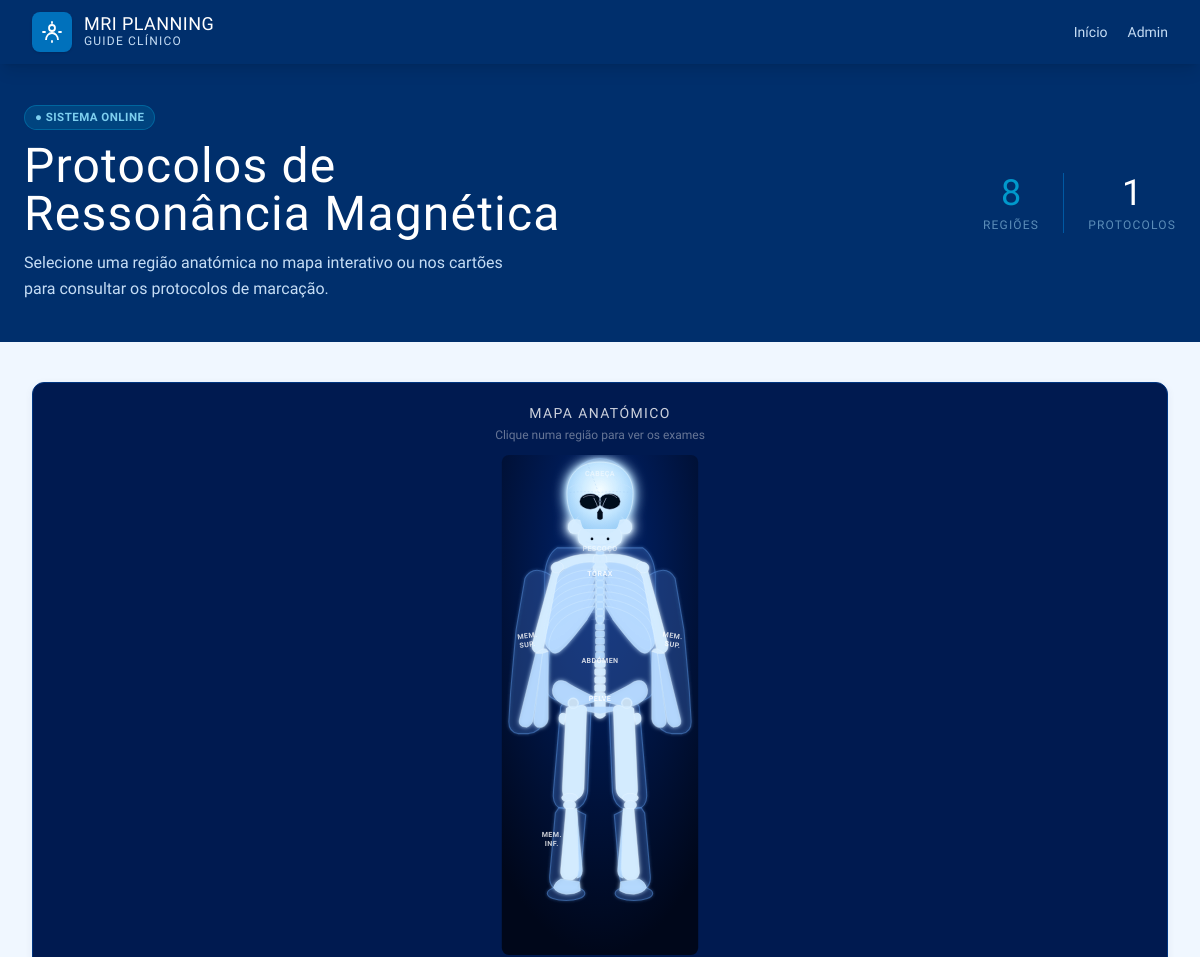
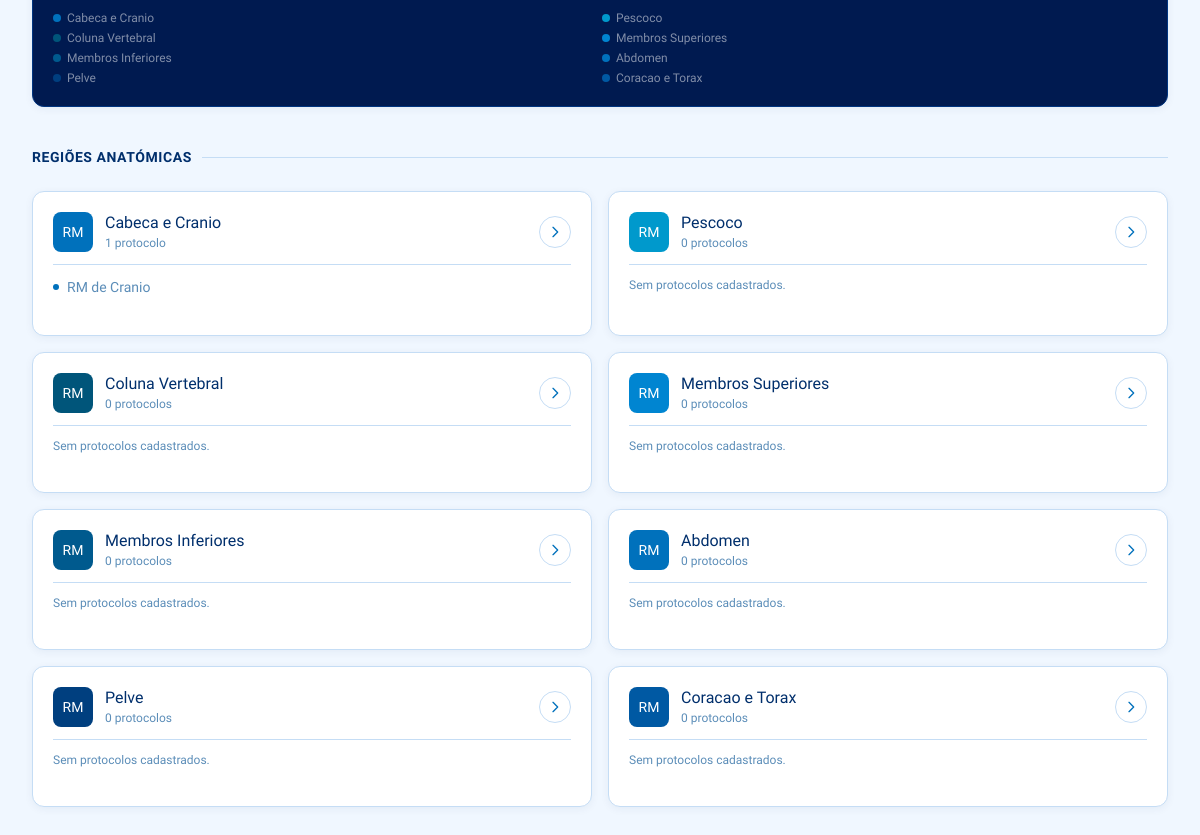
The page / on the database its author committed (2 pictures, top to bottom).
### tables this page shows
CREATE TABLE category (
            id         INTEGER PRIMARY KEY AUTOINCREMENT,
            name       TEXT NOT NULL UNIQUE,
            region_key TEXT NOT NULL DEFAULT "other",
            color      TEXT NOT NULL DEFAULT "#0071BC"
        );

CREATE TABLE exam (
            id              INTEGER PRIMARY KEY AUTOINCREMENT,
            category_id     INTEGER NOT NULL,
            name            TEXT NOT NULL,
            contrast        TEXT NOT NULL DEFAULT "Sem contraste",
            description     TEXT,
            planes          TEXT,
            technical_notes TEXT,
            FOREIGN KEY (category_id) REFERENCES category(id)
        );

### app.py (the view)
@app.route('/')
def index():
    cats = query('SELECT * FROM category')
    cats_data = []
    for cat in cats:
        exams = query('SELECT * FROM exam WHERE category_id=?',(cat['id'],))
        cats_data.append({'cat': dict(cat), 'exams': [dict(e) for e in exams]})
    return render_template('index.html', cats_data=cats_data)

### app.py (called while the page is built)
def get_db():
    if 'db' not in g:
        g.db = sqlite3.connect(app.config['DATABASE'])
        g.db.row_factory = sqlite3.Row
    return g.db

def query(sql, args=(), one=False):
    cur = get_db().execute(sql, args)
    rv  = cur.fetchall()
    return (rv[0] if rv else None) if one else rv

### templates/index.html (shortened to what this page needs)
{% extends 'base.html' %}
{% block content %}
<div class="bg-cuf-navy text-white py-10 px-6">
  <div class="max-w-7xl mx-auto flex flex-col sm:flex-row items-center justify-between gap-6">
    <div>
      <div class="badge mb-3" style="background:rgba(0,153,204,.2);border:1px solid rgba(0,153,204,.4);color:#7dcfef;">● SISTEMA ONLINE</div>
      <h1 class="font-display font-700 text-4xl sm:text-5xl tracking-wide leading-tight">Protocolos de<br/>Ressonância Magnética</h1>
      <p class="text-cuf-border text-base mt-3 max-w-lg leading-relaxed">Selecione uma região anatómica no mapa interativo ou nos cartões para consultar os protocolos de marcação.</p>
    </div>
    <div class="flex gap-6 shrink-0">
      <div class="text-center">
        <p class="font-display font-700 text-4xl text-cuf-teal">{{ cats_data|length }}</p>
        <p class="text-cuf-muted text-xs tracking-widest mt-1">REGIÕES</p>
      </div>
      <div class="text-center">
        {% set total=namespace(n=0) %}{% for i in cats_data %}{% set total.n=total.n+i.exams|length %}{% endfor %}
        <p class="font-display font-700 text-4xl text-white">{{ total.n }}</p>
        <p class="text-cuf-muted text-xs tracking-widest mt-1">PROTOCOLOS</p>
      </div>
    </div>
  </div>
</div>
<div class="max-w-7xl mx-auto px-4 sm:px-6 lg:px-8 py-10">
  <div class="flex flex-col xl:flex-row gap-10">
    <div class="xl:w-80 shrink-0">
      <div class="card p-5 text-center sticky top-20" style="background:#001A50;border-color:#003580;">
        <h2 class="font-display font-700 text-sm tracking-widest text-white/80 mb-1 uppercase">Mapa Anatómico</h2>
        <p class="text-white/40 text-xs mb-3">Clique numa região para ver os exames</p>
        <svg id="body-map" viewBox="0 0 220 560" xmlns="http://www.w3.org/2000/svg"
             class="mx-auto select-none" style="max-height:500px;width:100%;border-radius:8px;display:block;">
          <g class="sr" data-region="head"        id="region-head">
            <text class="lbl" x="110" y="24" opacity=".65">CABEÇA</text>
          </g>
          <g class="sr" data-region="neck"        id="region-neck">
            <text class="lbl" x="110" y="107" opacity=".65">PESCOÇO</text>
          </g>
          <g class="sr" data-region="chest"       id="region-chest">
            <text class="lbl" x="110" y="136">TÓRAX</text>
          </g>
          <g class="sr" data-region="abdomen"     id="region-abdomen">
            <text class="lbl" x="110" y="233">ABDÓMEN</text>
          </g>
          <g class="sr" data-region="pelvis"      id="region-pelvis">
            <text class="lbl" x="110" y="276">PELVE</text>
          </g>
          <g class="sr" data-region="upper_limbs" id="region-upper-l">
            <text class="lbl" x="29" y="205" transform="rotate(-8 29 205)">MEM.</text>
            <text class="lbl" x="29" y="215" transform="rotate(-8 29 215)">SUP.</text>
          </g>
          <g class="sr" data-region="upper_limbs" id="region-upper-r">
            <text class="lbl" x="191" y="205" transform="rotate(8 191 205)">MEM.</text>
            <text class="lbl" x="191" y="215" transform="rotate(8 191 215)">SUP.</text>
          </g>
          <g class="sr" data-region="lower_limbs" id="region-lower-l">
            <text class="lbl" x="56" y="428">MEM.</text>
            <text class="lbl" x="56" y="438">INF.</text>
          </g>
        </svg>
        <div class="mt-3 grid grid-cols-2 gap-1 text-left">
          {% for item in cats_data %}
          <div class="flex items-center gap-1.5 text-xs" style="color:rgba(255,255,255,.5);">
            <span class="w-2 h-2 rounded-full shrink-0" style="background:{{ item.cat.color }};"></span>
            <span class="truncate">{{ item.cat.name }}</span>
          </div>
          {% endfor %}
        </div>
      </div>
    </div>
    <div class="flex-1">
      <h2 class="section-title mb-6 text-sm">Regiões Anatómicas</h2>
      {% if cats_data %}
      <div class="grid grid-cols-1 sm:grid-cols-2 gap-4">
        {% for item in cats_data %}{% set cat=item.cat %}{% set exams=item.exams %}
        <a href="{{ url_for('category', category_id=cat.id) }}"
           class="card p-5 flex flex-col gap-3 hover:-translate-y-0.5 transition-all duration-200 group no-underline"
           data-region-target="{{ cat.region_key }}">
          <div class="flex items-center justify-between">
            <div class="flex items-center gap-3">
              <div class="w-10 h-10 rounded-lg flex items-center justify-center text-white font-display font-700 text-sm" style="background:{{ cat.color }};">RM</div>
              <div>
                <p class="font-display font-600 text-cuf-navy text-base leading-tight group-hover:text-cuf-blue transition">{{ cat.name }}</p>
                <p class="text-xs text-cuf-muted mt-0.5">{{ exams|length }} protocolo{% if exams|length!=1 %}s{% endif %}</p>
              </div>
            </div>
            <div class="w-8 h-8 rounded-full flex items-center justify-center border border-cuf-border group-hover:border-cuf-blue group-hover:bg-cuf-light transition">
              <svg class="w-4 h-4 text-cuf-blue" fill="none" stroke="currentColor" viewBox="0 0 24 24"><path stroke-linecap="round" stroke-linejoin="round" stroke-width="2" d="M9 5l7 7-7 7"/></svg>
            </div>
          </div>
          {% if exams %}
          <div class="border-t border-cuf-border pt-3 space-y-1.5">
            {% for exam in exams[:4] %}
            <div class="flex items-center gap-2 text-sm text-cuf-muted">
              <div class="w-1.5 h-1.5 rounded-full shrink-0" style="background:{{ cat.color }};"></div>
              <span class="truncate">{{ exam.name }}</span>
            </div>
            {% endfor %}
          </div>
          {% else %}
          <p class="text-xs text-cuf-muted border-t border-cuf-border pt-3">Sem protocolos cadastrados.</p>
          {% endif %}
        </a>
        {% endfor %}
      </div>
      {% else %}
      <div class="card p-12 text-center">
        <h3 class="font-display font-700 text-cuf-navy text-lg mb-2">Sem categorias</h3>
        <a href="{{ url_for('admin_login') }}" class="btn-primary inline-block">Acessar Admin</a>
      </div>
      {% endif %}
    </div>
  </div>
</div>
{% endblock %}

### templates/base.html (shortened to what this page needs)
<!DOCTYPE html>
<html lang="pt-BR">
<head>
  <script src="https://cdn.tailwindcss.com"></script>
</head>
<body class="min-h-screen">
<nav class="sticky top-0 z-50 shadow-lg">
  <div class="max-w-7xl mx-auto px-4 sm:px-6 lg:px-8 flex items-center justify-between h-16">
    <a href="{{ url_for('index') }}" class="flex items-center gap-3">
      <div class="w-10 h-10 rounded-lg bg-cuf-blue flex items-center justify-center shadow">
        <svg viewBox="0 0 24 24" fill="none" class="w-6 h-6" stroke="white" stroke-width="1.8">
          <circle cx="12" cy="8" r="3"/><path d="M6 20c0-4 2.7-7 6-7s6 3 6 7"/>
          <path d="M3 12h2M19 12h2M12 3v-1M12 21v1" stroke-linecap="round"/>
        </svg>
      </div>
      <div>
        <p class="font-display font-700 text-white text-lg leading-none tracking-wide">MRI PLANNING</p>
        <p class="text-cuf-border text-xs font-light tracking-widest">GUIDE CLÍNICO</p>
      </div>
    </a>
    <div class="flex items-center gap-3">
      <a href="{{ url_for('index') }}" class="text-cuf-border hover:text-white text-sm transition px-2">Início</a>
      {% if session.get('admin_logged_in') %}
        <a href="{{ url_for('admin_dashboard') }}" class="badge badge-blue">⚙ Admin</a>
        <a href="{{ url_for('admin_logout') }}" class="text-cuf-muted hover:text-white text-sm transition">Sair</a>
      {% else %}
        <a href="{{ url_for('admin_login') }}" class="text-cuf-border hover:text-white text-sm transition">Admin</a>
      {% endif %}
    </div>
  </div>
</nav>
<main class="pt-0 min-h-screen">
  {% block content %}{% endblock %}
</main>
</body>
</html>

### templates/base.html (style rules this page uses)
body { font-family: 'Source Sans 3', sans-serif; background: #F0F7FF; color: #1a2d47; }
.font-display { font-family: 'Barlow Semi Condensed', sans-serif; }
nav { background: #002F6C; }
.card { background: white; border: 1px solid #C5DDF5; border-radius: 12px; box-shadow: 0 2px 8px rgba(0,47,108,.06); }
.badge { display:inline-flex; align-items:center; gap:4px; padding:3px 10px; border-radius:20px; font-size:.72rem; font-family:'Barlow Semi Condensed',sans-serif; font-weight:600; letter-spacing:.04em; }
.section-title { font-family:'Barlow Semi Condensed',sans-serif; font-weight:700; font-size:1.05rem; color:#002F6C; letter-spacing:.04em; text-transform:uppercase; display:flex; align-items:center; gap:10px; }
.section-title::after { content:''; flex:1; height:1px; background:#C5DDF5; }

### templates/index.html (style rules this page uses)
.sr { cursor:pointer; }
.lbl { font-family:"Barlow Semi Condensed",sans-serif; font-size:8px; font-weight:700; fill:rgba(255,255,255,.8); text-anchor:middle; pointer-events:none; letter-spacing:.06em; }

### rows shown on the page
category: cat.name "Cabeca e Cranio", name "Cabeca e Cranio"
category: cat.name "Pescoco", name "Pescoco"
category: cat.name "Coluna Vertebral", name "Coluna Vertebral"
category: cat.name "Membros Superiores", name "Membros Superiores"
category: cat.name "Membros Inferiores", name "Membros Inferiores"
category: cat.name "Abdomen", name "Abdomen"
category: cat.name "Pelve", name "Pelve"
category: cat.name "Coracao e Torax", name "Coracao e Torax"
exam: name "RM de Cranio"

### other values the page prints
{{ cats_data|length }} "8"
{{ total.n }} "1"
{{ exams|length }} "1" "0" "0" "0" "0" "0" "0" "0"
